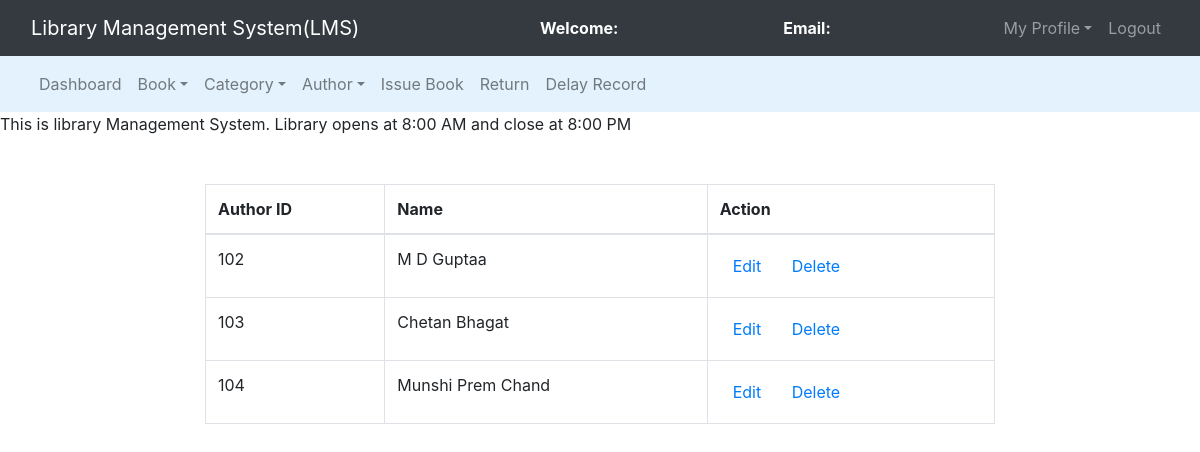
The app's page /admin/manage_author.php, older data.
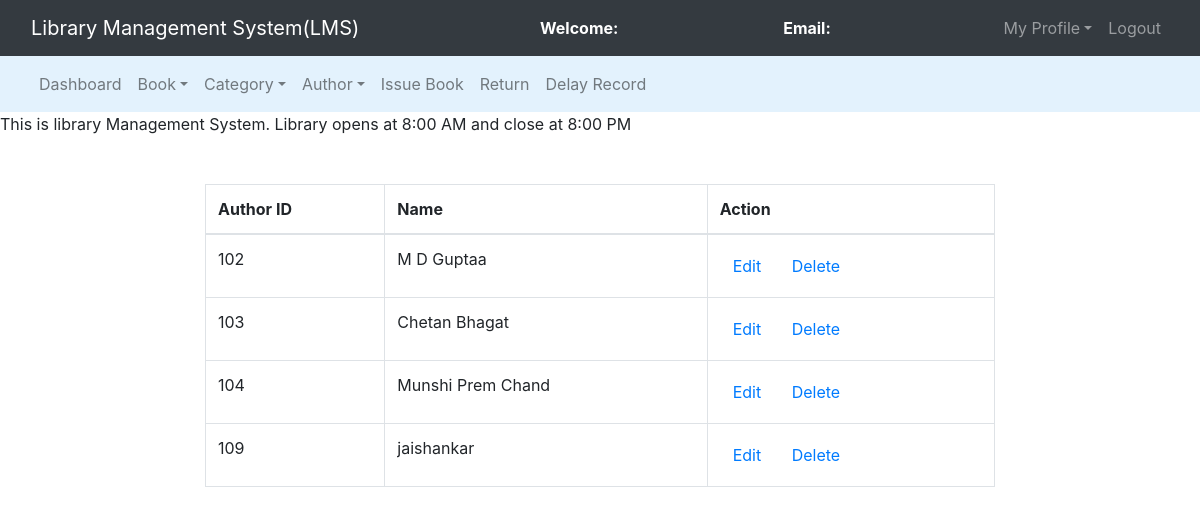
The same page, newer data.
### tables this page shows
CREATE TABLE `authors` (
  `author_id` int(11) NOT NULL,
  `author_name` varchar(250) NOT NULL,
  `No_Of_Books` int(11) NOT NULL,
  `Origin` varchar(30) NOT NULL,
  `Gender` char(1) NOT NULL
);

### admin/manage_author.php (the view, shortened to what this page needs)
<!DOCTYPE html>
<html>
<head>
	<link rel="stylesheet" type="text/css" href="../bootstrap-4.4.1/css/bootstrap.min.css">
</head>
<body>
	<nav class="navbar navbar-expand-lg navbar-dark bg-dark">
		<div class="container-fluid">
			<div class="navbar-header">
				<a class="navbar-brand" href="index.php">Library Management System(LMS)</a>
			</div>
			<font style="color: white"><span><strong>Welcome: <?php echo $_SESSION['name'];?></strong></span></font>
			<font style="color: white"><span><strong>Email: <?php echo $_SESSION['email'];?></strong></span></font>
			<ul class="nav navbar-nav navbar-right">
				<li class="nav-item dropdown">
					<a class="nav-link dropdown-toggle" data-toggle="dropdown">My Profile</a>
				</li>
				<li class="nav-item"><a class="nav-link" href="../logout.php">Logout</a></li>
			</ul>
		</div>
	</nav>
<nav class="navbar navbar-expand-lg navbar-light" style="background-color: #e3f2fd">
	<div class="container-fluid">
		<ul class="nav navbar-nav navbar-center">
			<li class="nav-item">
				<a href="admin_dashboard.php" class="nav-link">Dashboard</a>
			</li>
			<li class="nav-item dropdown">
				<a class="nav-link dropdown-toggle" data-toggle="dropdown">Book</a>
			</li>
			<li class="nav-item dropdown">
				<a class="nav-link dropdown-toggle" data-toggle="dropdown">Category</a>
			</li>
			<li class="nav-item dropdown">
				<a class="nav-link dropdown-toggle" data-toggle="dropdown">Author</a>
			</li>
			<li class="nav-item">
				<a href="issue_book.php" class="nav-link">Issue Book</a>
			</li>
			<li class="nav-item">
				<a href="return.php" class="nav-link">Return</a>
			</li>
			<li class="nav-item">
				<a href="delay_display.php" class="nav-link">Delay Record</a>
			</li>
		</ul>
	</div>
</nav>
	<span><marquee>This is library Management System. Library opens at 8:00 AM and close at 8:00 PM</marquee></span><br><br>
	<div class="row">
		<div class="col-md-2"></div>
		<div class="col-md-8">
			<table class="table table-bordered table-hover">
				<thead>
					<tr>
						<th>Author ID</th>
						<th>Name</th>
						<th>Action</th>
					</tr>
				</thead>
				<?php
					$connection = mysqli_connect("localhost","root","");
					$query = "select * from authors";
					$query_run = mysqli_query($connection,$query);
					while($row = mysqli_fetch_assoc($query_run)){
						?>
						<tr>
							<td><?php echo $row['author_id'];?></td>
							<td><?php echo $row['author_name'];?></td>
							<td>
								<button class="btn" name=""><a href="edit_author.php?aid=<?php echo $row['author_id'];?>">Edit</a></button>
								<button class="btn" name=""><a href="delete_author.php?aid=<?php echo $row['author_id'];?>">Delete</a></button>
							</td>
						</tr>
						<?php
					}
				?>
			</table>
		</div>
		<div class="col-md-2"></div>
	</div>
</body>
</html>

Row changes from the older to the newer data that the page shows:
added authors: author_id "109", author_name "jaishankar"
